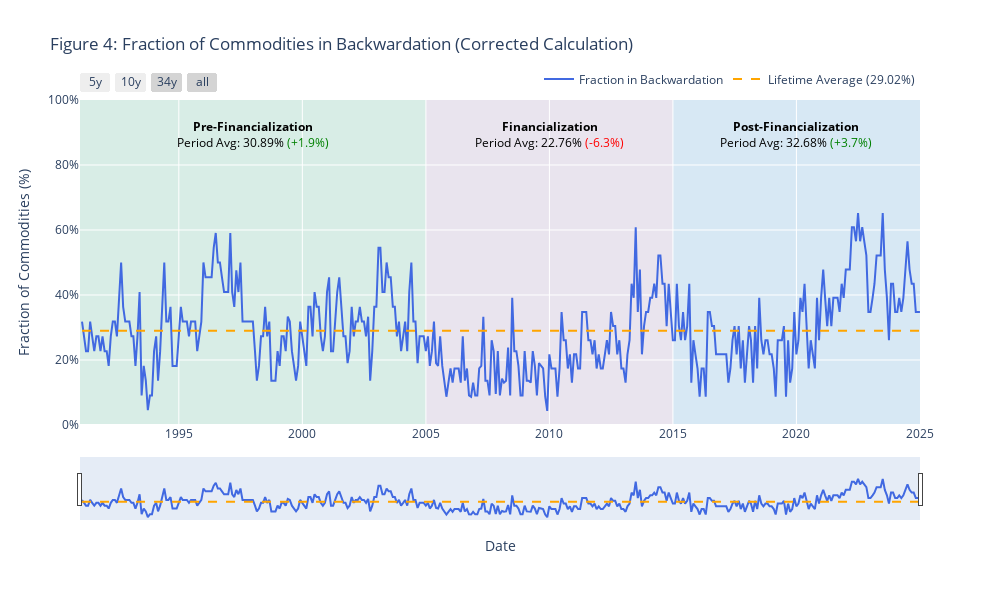

Notebook code cell kept with this figure:
### Code cell
# To ensure a direct comparison is safe, we'll assign the column names from the front-month
# dataframe to the second-month dataframe. This makes the comparison robust.
second_aligned_df = second_monthly_closes_df.copy()
second_aligned_df.columns = front_monthly_closes_df.columns

# Now, we can directly compare the two dataframes.
front_aligned_df = front_monthly_closes_df

# Calculate backwardation status (True if front > second)
# The .values ensures the operation is element-wise without index/column alignment issues
backwardation_status_df = pd.DataFrame(
    front_aligned_df.values > second_aligned_df.values,
    index=front_aligned_df.index,
    columns=front_aligned_df.columns
)

backwardation_status_df = set_period_for_df('Full', periods, backwardation_status_df)

# Handle cases where data might be missing in one of the series
backwardation_status_df = backwardation_status_df.where(front_aligned_df.notna() & second_aligned_df.notna(), np.nan)


# --- Step 3: Calculate the Fraction of Commodities in Backwardation ---
# For each month, we calculate the percentage of commodities that are in backwardation.
# .mean(axis=1) on a boolean DataFrame conveniently gives the fraction of True values.
backwardation_fraction_fresh = backwardation_status_df.mean(axis=1).dropna()

# --- DEBUG: Check the final calculated series ---
print("--- Debugging Information ---")
print(f"Shape of front_monthly_closes_df: {front_monthly_closes_df.shape}")
print(f"Shape of second_monthly_closes_df: {second_monthly_closes_df.shape}")
print(f"Length of the final 'backwardation_fraction_fresh' series: {len(backwardation_fraction_fresh)}")
if len(backwardation_fraction_fresh) > 0:
    print("Head of the final series:")
    print(backwardation_fraction_fresh.head())
else:
    print("The final series is empty. No data will be plotted.")
print("--- End of Debugging ---")


# --- Step 4: Create the Plotly Visualization (inspired by the example) ---
import plotly.graph_objects as go
from plotly.subplots import make_subplots

# Define the three periods for background coloring
period_colors = {
    "Pre-Financialization": ["1991-01-01", "2005-01-01", "rgba(144, 238, 144, 0.3)"],
    "Financialization": ["2005-01-01", "2015-01-01", "rgba(255, 182, 193, 0.3)"],
    "Post-Financialization": ["2015-01-01", "2025-01-01",  "rgba(135, 206, 235, 0.3)"]
}

# Calculate the average fraction for each period
period_averages = {}
if not backwardation_fraction_fresh.empty:
    for period_name, (start_str, end_str, _) in period_colors.items():
        start_date = pd.to_datetime(start_str)
        end_date = pd.to_datetime(end_str)
        period_data = backwardation_fraction_fresh.loc[start_date:end_date]
        period_averages[period_name] = period_data.mean()

# Create the figure
fig = go.Figure()

# Add the main data trace
fig.add_trace(
    go.Scatter(
        x=backwardation_fraction_fresh.index,
        y=backwardation_fraction_fresh,
        name='Fraction in Backwardation',
        line=dict(color='royalblue', width=2),
        hovertemplate='Date: %{x|%Y-%m-%d}<br>Fraction: %{y:.2%}<extra></extra>'
    )
)

# Add the lifetime average line
if not backwardation_fraction_fresh.empty:
    lifetime_average = backwardation_fraction_fresh.mean()
    fig.add_trace(
        go.Scatter(
            x=backwardation_fraction_fresh.index,
            y=[lifetime_average] * len(backwardation_fraction_fresh),
            name=f'Lifetime Average ({lifetime_average:.2%})',
            line=dict(color='orange', dash='dash'),
            hoverinfo='skip'
        )
    )

# Add background shading and annotations for each period
if not backwardation_fraction_fresh.empty:
    for period_name, (start_str, end_str, color) in period_colors.items():
        start_date = pd.to_datetime(start_str)
        end_date = pd.to_datetime(end_str)
        
        fig.add_vrect(
            x0=start_date, x1=end_date,
            fillcolor=color, opacity=0.5, layer="below", line_width=0,
        )
        
        avg_value = period_averages.get(period_name)
        if avg_value is not None:
            label_x_position = start_date + (end_date - start_date) / 2
            if period_name == "Post-Financialization":
                label_x_position = pd.to_datetime("2020-01-01")

            # Calculate percentage difference from lifetime average
            if lifetime_average != 0 and avg_value is not None:
                pct_diff = (avg_value - lifetime_average)  * 100
                color = "green" if pct_diff > 0 else "red"
                diff_text = f' <span style="color:{color}">({pct_diff:+.1f}%)</span>'
            else:
                diff_text = ""
            fig.add_annotation(
                x=label_x_position, y=0.95,
                text=f"<b>{period_name}</b><br>Period Avg: {avg_value:.2%}{diff_text}",
                showarrow=False, font=dict(color="black", size=12),
                align="center", yanchor="top"
            )

# Update layout
fig.update_layout(
    title_text="Figure 4: Fraction of Commodities in Backwardation (Corrected Calculation)",
    xaxis_title="Date",
    yaxis_title="Fraction of Commodities (%)",
    legend=dict(orientation="h", yanchor="bottom", y=1.02, xanchor="right", x=1),
    width=1000, height=600,
    yaxis=dict(range=[0, 1], tickformat=".0%"),
    xaxis=dict(
        rangeselector=dict(
            buttons=list([
                dict(count=5, label="5y", step="year", stepmode="backward"),
                dict(count=10, label="10y", step="year", stepmode="backward"),
                dict(count=34, label="34y", step="year", stepmode="backward"),
                dict(step="all")
            ])
        ),
        rangeslider=dict(visible=True), type="date"
    )

)
# fig.update_xaxes(
#     range=[(period_colors[list(period_colors.keys())[0]][0]),period_colors[list(period_colors.keys())[-1]][1]] # make it start at 199
# )

fig.show()

### Figure 1 — Plotly figure (JSON) as saved in the notebook; plotly's stock layout.template omitted (floating-point values rounded to 4 significant figures; data arrays with more than 128 entries replaced by an {"elided": "..."} marker saying what was removed)
{"data": [{"hovertemplate": "Date: %{x|%Y-%m-%d}<br>Fraction: %{y:.2%}<extra></extra>", "line": {"color": "royalblue", "width": 2}, "name": "Fraction in Backwardation", "type": "scatter", "x": {"elided": "408 str values"}, "y": {"elided": "408 float values"}}, {"hoverinfo": "skip", "line": {"color": "orange", "dash": "dash"}, "name": "Lifetime Average (29.02%)", "type": "scatter", "x": {"elided": "408 str values"}, "y": {"elided": "408 float values"}}], "layout": {"annotations": [{"align": "center", "font": {"color": "black", "size": 12}, "showarrow": false, "text": "<b>Pre-Financialization</b><br>Period Avg: 30.89% <span style=\"color:green\">(+1.9%)</span>", "x": "1998-01-01T00:00:00", "y": 0.95, "yanchor": "top"}, {"align": "center", "font": {"color": "black", "size": 12}, "showarrow": false, "text": "<b>Financialization</b><br>Period Avg: 22.76% <span style=\"color:red\">(-6.3%)</span>", "x": "2010-01-01T00:00:00", "y": 0.95, "yanchor": "top"}, {"align": "center", "font": {"color": "black", "size": 12}, "showarrow": false, "text": "<b>Post-Financialization</b><br>Period Avg: 32.68% <span style=\"color:green\">(+3.7%)</span>", "x": "2020-01-01T00:00:00", "y": 0.95, "yanchor": "top"}], "height": 600, "legend": {"orientation": "h", "x": 1, "xanchor": "right", "y": 1.02, "yanchor": "bottom"}, "shapes": [{"fillcolor": "rgba(144, 238, 144, 0.3)", "layer": "below", "line": {"width": 0}, "opacity": 0.5, "type": "rect", "x0": "1991-01-01T00:00:00", "x1": "2005-01-01T00:00:00", "xref": "x", "y0": 0, "y1": 1, "yref": "y domain"}, {"fillcolor": "rgba(255, 182, 193, 0.3)", "layer": "below", "line": {"width": 0}, "opacity": 0.5, "type": "rect", "x0": "2005-01-01T00:00:00", "x1": "2015-01-01T00:00:00", "xref": "x", "y0": 0, "y1": 1, "yref": "y domain"}, {"fillcolor": "rgba(135, 206, 235, 0.3)", "layer": "below", "line": {"width": 0}, "opacity": 0.5, "type": "rect", "x0": "2015-01-01T00:00:00", "x1": "2025-01-01T00:00:00", "xref": "x", "y0": 0, "y1": 1, "yref": "y domain"}], "title": {"text": "Figure 4: Fraction of Commodities in Backwardation (Corrected Calculation)"}, "width": 1000, "xaxis": {"rangeselector": {"buttons": [{"count": 5, "label": "5y", "step": "year", "stepmode": "backward"}, {"count": 10, "label": "10y", "step": "year", "stepmode": "backward"}, {"count": 34, "label": "34y", "step": "year", "stepmode": "backward"}, {"step": "all"}]}, "rangeslider": {"visible": true}, "title": {"text": "Date"}, "type": "date"}, "yaxis": {"range": [0, 1], "tickformat": ".0%", "title": {"text": "Fraction of Commodities (%)"}}}}
